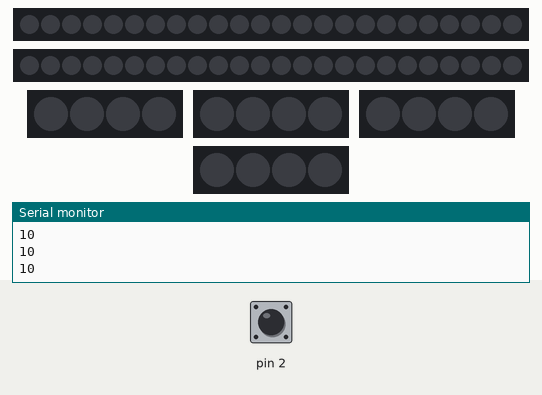
The sketch below on a simulated Arduino Uno, built with avr-gcc and run on an emulated ATmega328P. Shown: 2 × 24 RGB LEDs in strip order, left to right, 4 × 4 RGB LEDs in strip order, left to right, the last lines printed to the serial monitor. The inputs (shaded band) are chosen by the test bench; at power-on: pin 2 HIGH. Dim RGB values are drawn brighter than linear.

Above: at 1.2 s.
1.3 s: pin 2 pulled LOW for 1 s
At 2.1 s:
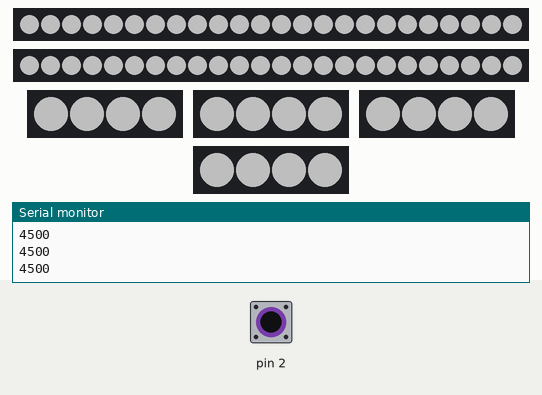
3.9 s: pin 2 pulled LOW for 3.2 s
At 7.9 s:
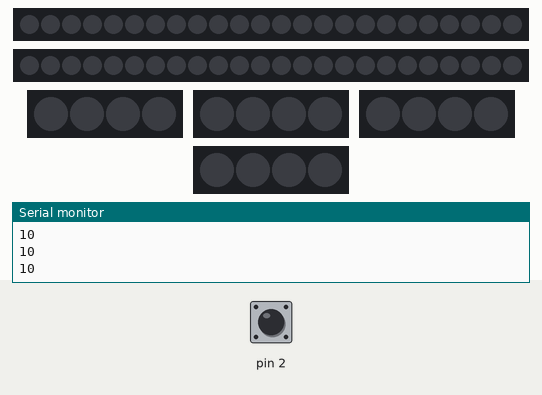
Timing chart, 0 to 9.4 s (numbered marks = the images above; inputs shaded):
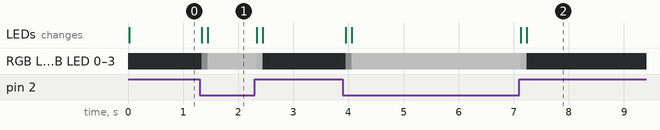

The sketch:

capacitiveCan_ledStrip.ino
```cpp
// capacitive sensing includes
#include <CapacitiveSensor.h>
#define WINDOW_SIZE 5

int INDEX = 0;
int VALUE = 0;
int SUM = 0;
int READINGS[WINDOW_SIZE];
int AVERAGED = 0;
// capacitive sensing constant
CapacitiveSensor sensor = CapacitiveSensor(4,2);  // 1M resistor between pins 4 & 2, pin 2 is sensor pin


/*<------LED STRIP------>*/
#include <FastLED.h>

#define NUM_LEDS 24
#define NUM_LEDS2 4


// 24-LED strips
#define LED1_PIN 3
CRGB leds[NUM_LEDS];  // Define the array of leds

#define LED2_PIN 5
CRGB leds2[NUM_LEDS];  // Define the array of leds


// 4-LED strips
#define LED3_PIN 6
CRGB leds3[NUM_LEDS2];  // Define the array of leds

#define LED4_PIN 7
CRGB leds4[NUM_LEDS2];  // Define the array of leds

#define LED5_PIN 8
CRGB leds5[NUM_LEDS2];  // Define the array of leds

#define LED6_PIN 9
CRGB leds6[NUM_LEDS2];  // Define the array of leds

void setup() {
  Serial.begin(9600);
  FastLED.addLeds<NEOPIXEL, LED1_PIN>(leds, NUM_LEDS);
  FastLED.addLeds<NEOPIXEL, LED2_PIN>(leds2, NUM_LEDS);
  FastLED.addLeds<NEOPIXEL, LED3_PIN>(leds3, NUM_LEDS2);
  FastLED.addLeds<NEOPIXEL, LED4_PIN>(leds4, NUM_LEDS2);
  FastLED.addLeds<NEOPIXEL, LED5_PIN>(leds5, NUM_LEDS2);
  FastLED.addLeds<NEOPIXEL, LED6_PIN>(leds6, NUM_LEDS2);


}

void loop() {
  long measurement =  sensor.capacitiveSensor(30);
  SUM = SUM - READINGS[INDEX];       // Remove the oldest entry from the sum
  VALUE = measurement;        // Read the next sensor value
  READINGS[INDEX] = VALUE;           // Add the newest reading to the window
  SUM = SUM + VALUE;                 // Add the newest reading to the sum
  INDEX = (INDEX+1) % WINDOW_SIZE;   // Increment the index, and wrap to 0 if it exceeds the window size

  AVERAGED = SUM / WINDOW_SIZE;      // Divide the sum of the window by the window size for the result

  // Serial.print(VALUE);
  // Serial.print(",");
  Serial.println(AVERAGED);
  // Serial.println(measurement);
  delay(10);

  int brightness = map(AVERAGED, 200, 5000, 0, 90);

  delay(10);

  if (brightness < 0) {
    for (int i=0; i<NUM_LEDS; i++) {
      leds[i] = CRGB::Black;
      leds2[i] = CRGB::Black;
    }
    for (int i=0; i<NUM_LEDS2; i++) {
      leds3[i] = CRGB::Black;
      leds4[i] = CRGB::Black;
      leds5[i] = CRGB::Black;
      leds6[i] = CRGB::Black;
    }
    FastLED.show();
  } else {
    for (int i=0; i<NUM_LEDS; i++) {
      leds[i].setRGB(brightness, brightness, brightness);
      leds2[i].setRGB(brightness, brightness, brightness);
    }
    for (int i=0; i<NUM_LEDS2; i++) {
      leds3[i].setRGB(brightness, brightness, brightness);
      leds4[i].setRGB(brightness, brightness, brightness);
      leds5[i].setRGB(brightness, brightness, brightness);
      leds6[i].setRGB(brightness, brightness, brightness);
    }
    FastLED.show();
  }
  // if (measurement > 250) {
  //   digitalWrite(13, HIGH);}
  // else{
  //   digitalWrite(13, LOW);
  // }
}
```

Measured:
- after the input at 1.3 s, RGB LED 0–3, RGB LED 0–3, RGB LED 0–3, RGB LED 0–3: off → RGB(13, 13, 13) at once, → RGB(80, 80, 80) 0.11 s later, → RGB(63, 63, 63) 0.89 s later, → off 0.11 s later; the LEDs: first change at once (image 1 shows a later state)
- after the input at 3.9 s, RGB LED 0–3, RGB LED 0–3, RGB LED 0–3, RGB LED 0–3: off → RGB(13, 13, 13) after 0.05 s, → RGB(80, 80, 80) 0.11 s later, → RGB(63, 63, 63) 3.1 s later, → off 0.11 s later; the LEDs: first change after 0.05 s (image 2 shows a later state)
